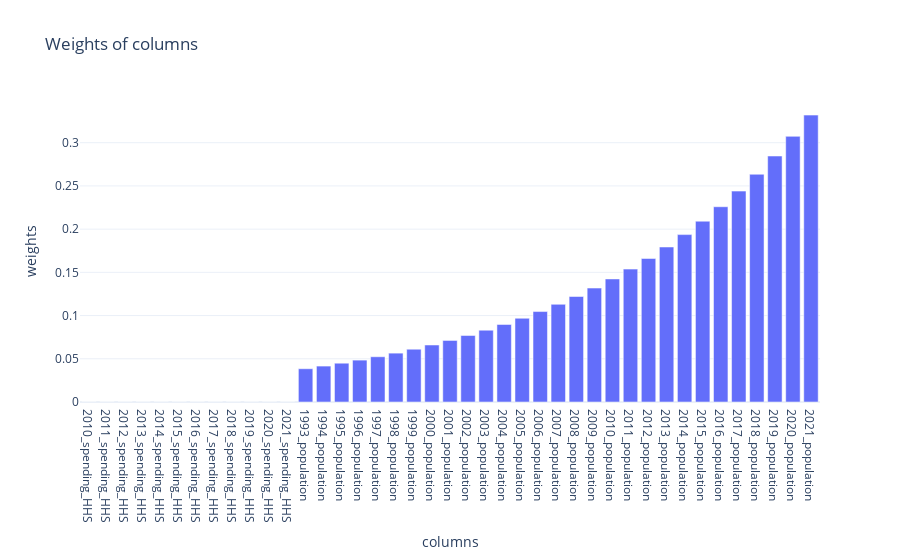
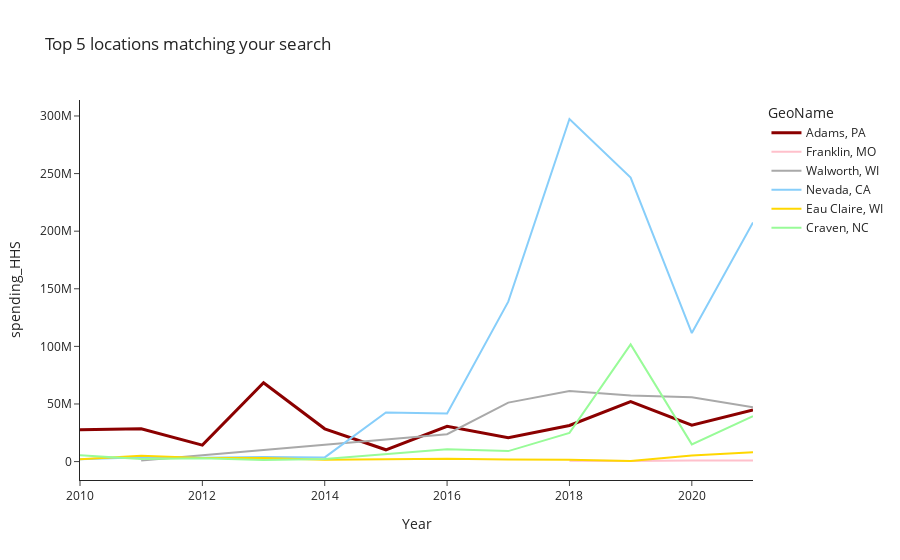

Write notebook code for charts like these, in order.
### Markdown cell above
#### Use case: outcome with weight 0

In this example, we assign a weight of 0 to the outcome. This effectively excludes the outcome from similarity calculations, but allows for plotting thereof.

### Code cell
# you want to pass an outcome but give it weight 0 in similarity calculations

print(list_available_features())
f = FipsQuery(
    42001,
    outcome_var="spending_HHS",
    feature_groups_with_weights={"spending_HHS": 0, "population": 4},
)
f.find_euclidean_kins()
f.plot_weights()
display(f.euclidean_kins)
f.plot_kins()

### Figure 1 — Plotly figure (JSON) as saved in the notebook; plotly's stock layout.template omitted (floating-point values rounded to 4 significant figures)
{"data": [{"type": "bar", "x": ["2010_spending_HHS", "2011_spending_HHS", "2012_spending_HHS", "2013_spending_HHS", "2014_spending_HHS", "2015_spending_HHS", "2016_spending_HHS", "2017_spending_HHS", "2018_spending_HHS", "2019_spending_HHS", "2020_spending_HHS", "2021_spending_HHS", "1993_population", "1994_population", "1995_population", "1996_population", "1997_population", "1998_population", "1999_population", "2000_population", "2001_population", "2002_population", "2003_population", "2004_population", "2005_population", "2006_population", "2007_population", "2008_population", "2009_population", "2010_population", "2011_population", "2012_population", "2013_population", "2014_population", "2015_population", "2016_population", "2017_population", "2018_population", "2019_population", "2020_population", "2021_population"], "y": [0, 0, 0, 0, 0, 0, 0, 0, 0, 0, 0, 0, 0.03847, 0.04155, 0.04488, 0.04847, 0.05234, 0.05653, 0.06105, 0.06594, 0.07121, 0.07691, 0.08306, 0.08971, 0.09688, 0.1046, 0.113, 0.122, 0.1318, 0.1424, 0.1537, 0.166, 0.1793, 0.1937, 0.2092, 0.2259, 0.244, 0.2635, 0.2846, 0.3073, 0.3319]}], "layout": {"title": {"text": "Weights of columns"}, "xaxis": {"title": {"text": "columns"}}, "yaxis": {"title": {"text": "weights"}}}}

### Figure 2 — Plotly figure (JSON) as saved in the notebook; plotly's stock layout.template omitted (floating-point values rounded to 4 significant figures)
{"data": [{"line": {"color": "darkred", "width": 3}, "mode": "lines", "name": "Adams, PA", "text": "Adams, PA", "textposition": "top right", "type": "scatter", "x": [2010, 2011, 2012, 2013, 2014, 2015, 2016, 2017, 2018, 2019, 2020, 2021], "y": [27718274, 28551338, 14271637, 68414593, 28431090, 10227560, 30682680, 20811528, 31340000.0, 52070000.0, 31510000.0, 44735080]}, {"line": {"color": "#FFC0CB"}, "mode": "lines", "name": "Franklin, MO", "text": "Franklin, MO", "textposition": "top right", "type": "scatter", "x": [2018, 2019, 2020, 2021], "y": [750000, 500000, 950000, 900000]}, {"line": {"color": "#A9A9A9"}, "mode": "lines", "name": "Walworth, WI", "text": "Walworth, WI", "textposition": "top right", "type": "scatter", "x": [2011, 2016, 2017, 2018, 2019, 2020, 2021], "y": [1003899, 23767154, 51185576, 61243519, 57340000.0, 55920000.0, 47060000.0]}, {"line": {"color": "#87CEFA"}, "mode": "lines", "name": "Nevada, CA", "text": "Nevada, CA", "textposition": "top right", "type": "scatter", "x": [2010, 2011, 2012, 2013, 2014, 2015, 2016, 2017, 2018, 2019, 2020, 2021], "y": [2009387, 3769145, 3358054, 3942539, 3645560, 42589912, 41723421, 138834958, 297400000.0, 246500000.0, 111600000.0, 207500000.0]}, {"line": {"color": "#FFD700"}, "mode": "lines", "name": "Eau Claire, WI", "text": "Eau Claire, WI", "textposition": "top right", "type": "scatter", "x": [2010, 2011, 2012, 2013, 2014, 2015, 2016, 2017, 2018, 2019, 2020, 2021], "y": [1946690, 4980976, 3021742, 3123919, 1503982, 2112040, 2560289, 1814911, 1595000.0, 551700.0, 5298000.0, 8091123]}, {"line": {"color": "#98FB98"}, "mode": "lines", "name": "Craven, NC", "text": "Craven, NC", "textposition": "top right", "type": "scatter", "x": [2010, 2011, 2012, 2013, 2014, 2015, 2016, 2017, 2018, 2019, 2020, 2021], "y": [5435000, 2167500, 2792500, 1412500, 2200000, 6264309, 10803618, 9078618, 24940000.0, 101700000.0, 14930000.0, 39330000.0]}], "layout": {"legend": {"title": {"text": "GeoName"}}, "title": {"text": "Top 5 locations matching your search"}, "xaxis": {"title": {"text": "Year"}}, "yaxis": {"title": {"text": "spending_HHS"}}}}
